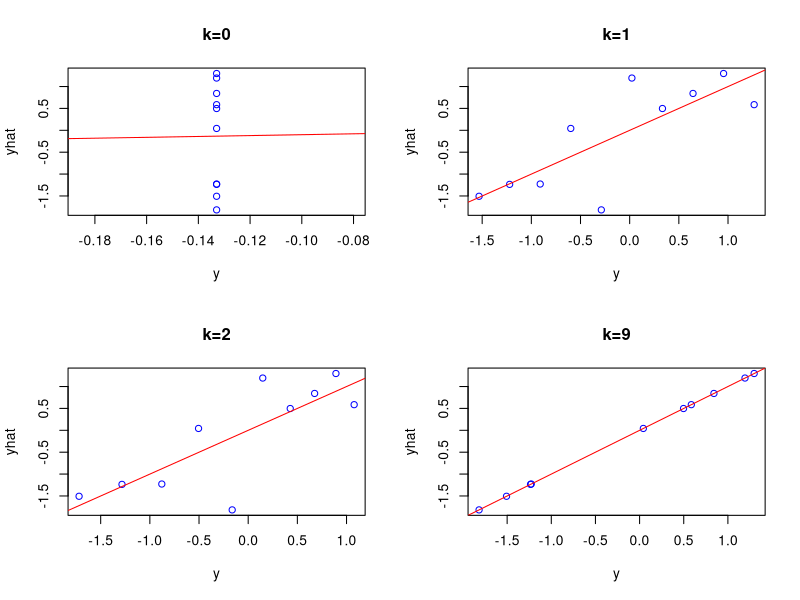
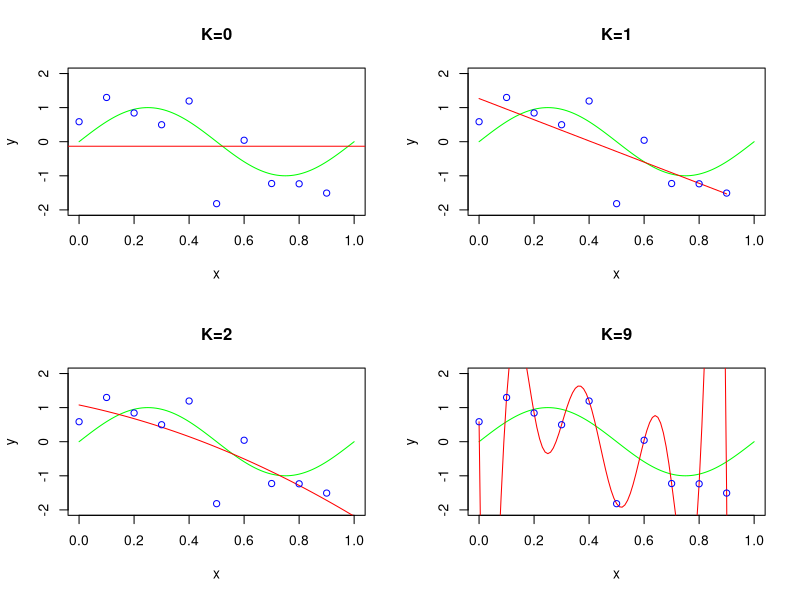
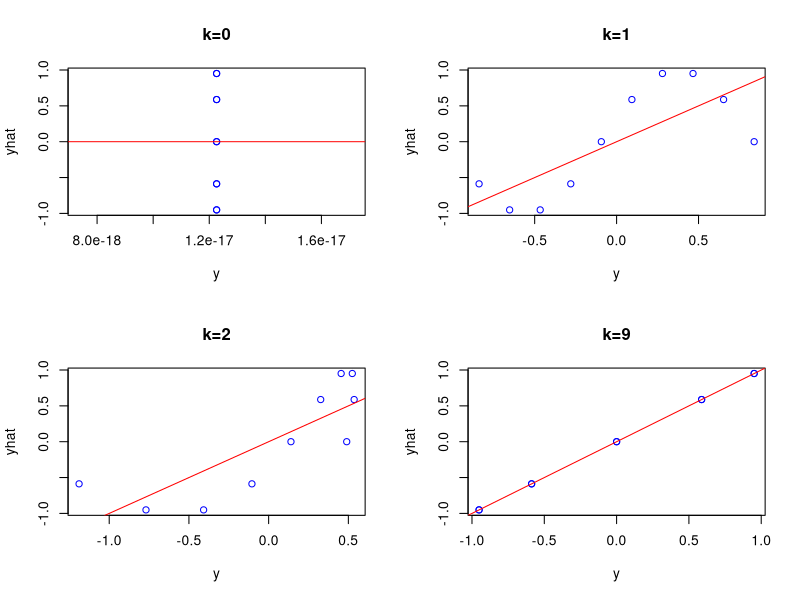
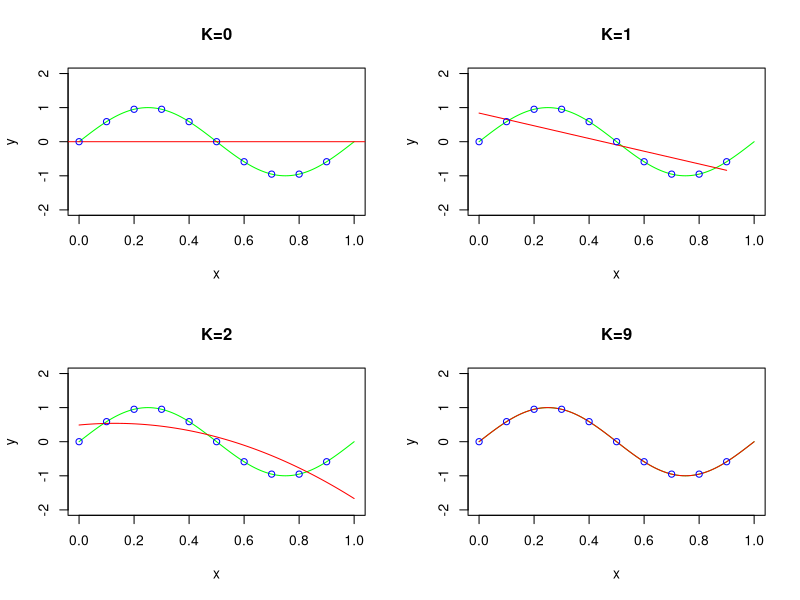

Generate these figures, in order, with R:
### data set
set.seed(12345)
i <- 1:10
x <- (i - 1) / 10
e <- rnorm(10, 0, 1)
y0 <- sin(2 * pi * x)
y1 <- sin(2 * pi * x) + e

### part a
reg1 <- mean(y1)
reg2 <- lm(y1 ~ poly(x, 1))
reg3 <- lm(y1 ~ poly(x, 2))
reg4 <- lm(y1 ~ poly(x, 9))

par(mfrow = c(2, 2))
xc <- seq(0, 1, by = 0.01)

# plot data(point)
plot(
  rep(reg1, 10),
  y1,
  col = "blue",
  xlab = "y",
  ylab = "yhat",
  main = "k=0"
)
abline(0, 1, col = "red")
plot(
  reg2$fitted.values,
  y1,
  col = "blue",
  xlab = "y",
  ylab = "yhat",
  main = "k=1"
)
abline(0, 1, col = "red")
plot(
  reg3$fitted.values,
  y1,
  col = "blue",
  xlab = "y",
  ylab = "yhat",
  main = "k=2"
)
abline(0, 1, col = "red")
plot(
  reg4$fitted.values,
  y1,
  col = "blue",
  xlab = "y",
  ylab = "yhat",
  main = "k=9"
)
abline(0, 1, col = "red")

# plot data(curve)
plot(
  xc,
  sin(2 * pi * xc),
  type = "l",
  col = "green",
  main = "K=0",
  xlab = "x",
  ylab = "y",
  ylim = c(-2, 2)
)
abline(reg1, 0, col = "red")
points(x, y1, col = "blue")

plot(
  xc,
  sin(2 * pi * xc),
  type = "l",
  col = "green",
  main = "K=1",
  xlab = "x",
  ylab = "y",
  ylim = c(-2, 2)
)
lines(x, reg2$fitted.values, col = "red")
points(x, y1, col = "blue")

plot(
  xc,
  sin(2 * pi * xc),
  type = "l",
  col = "green",
  main = "K=2",
  xlab = "x",
  ylab = "y",
  ylim = c(-2, 2)
)
lines(xc, predict(reg3, data.frame(x = xc)), col = "red")
points(x, y1, col = "blue")

plot(
  xc,
  sin(2 * pi * xc),
  type = "l",
  col = "green",
  main = "K=9",
  xlab = "x",
  ylab = "y",
  ylim = c(-2, 2)
)
lines(xc, predict(reg4, data.frame(x = xc)), col = "red")
points(x, y1, col = "blue")

### part b
reg1 <- mean(y0)
reg2 <- lm(y0 ~ poly(x, 1))
reg3 <- lm(y0 ~ poly(x, 2))
reg4 <- lm(y0 ~ poly(x, 9))

# plot data(point)
plot(
  rep(reg1, 10),
  y0,
  col = "blue",
  xlab = "y",
  ylab = "yhat",
  main = "k=0"
)
abline(0, 1, col = "red")
plot(
  reg2$fitted.values,
  y0,
  col = "blue",
  xlab = "y",
  ylab = "yhat",
  main = "k=1"
)
abline(0, 1, col = "red")
plot(
  reg3$fitted.values,
  y0,
  col = "blue",
  xlab = "y",
  ylab = "yhat",
  main = "k=2"
)
abline(0, 1, col = "red")
plot(
  reg4$fitted.values,
  y0,
  col = "blue",
  xlab = "y",
  ylab = "yhat",
  main = "k=9"
)
abline(0, 1, col = "red")

# plot data(curve)
plot(
  xc,
  sin(2 * pi * xc),
  type = "l",
  col = "green",
  main = "K=0",
  xlab = "x",
  ylab = "y",
  ylim = c(-2, 2)
)
abline(reg1, 0, col = "red")
points(x, y0, col = "blue")

plot(
  xc,
  sin(2 * pi * xc),
  type = "l",
  col = "green",
  main = "K=1",
  xlab = "x",
  ylab = "y",
  ylim = c(-2, 2)
)
lines(x, reg2$fitted.values, col = "red")
points(x, y0, col = "blue")

plot(
  xc,
  sin(2 * pi * xc),
  type = "l",
  col = "green",
  main = "K=2",
  xlab = "x",
  ylab = "y",
  ylim = c(-2, 2)
)
lines(xc, predict(reg3, data.frame(x = xc)), col = "red")
points(x, y0, col = "blue")

plot(
  xc,
  sin(2 * pi * xc),
  type = "l",
  col = "green",
  main = "K=9",
  xlab = "x",
  ylab = "y",
  ylim = c(-2, 2)
)
lines(xc, predict(reg4, data.frame(x = xc)), col = "red")
points(x, y0, col = "blue")